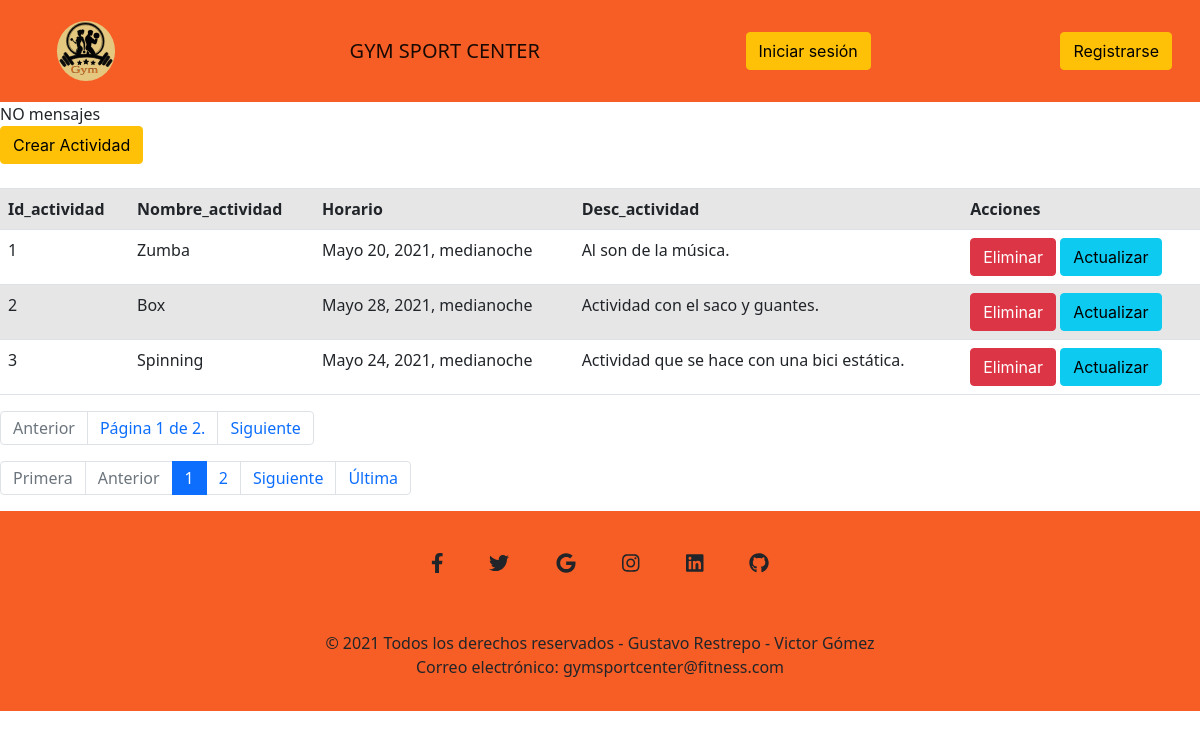
The page /actividad/ on the database its author committed.
### gimnasio/models.py (models this page shows)
class Actividad(models.Model):
    id_actividad = models.AutoField(primary_key=True)
    nombre_actividad = models.CharField(max_length=254)
    horario = models.DateTimeField(auto_now_add=False)
    desc_actividad = models.CharField(max_length=254)

### gimnasio/views.py (the view)
# urls.py: path('actividad/', views.actividad, name='actividad'),
def actividad(request):
    q = Actividad.objects.all()
    paginator = Paginator(q, 3) # Mostrar 3 compaías por página
    page_number = request.GET.get('page')
    page_obj = paginator.get_page(page_number)
    contexto = { "datos": page_obj }
    return render(request, 'gimnasio/actividad.html', contexto)

### gimnasio/templates/gimnasio/actividad.html (shortened to what this page needs)
{% extends 'gimnasio/base.html' %}
{% load static %}
{% block contenedor %}
<link href="https://cdn.jsdelivr.net/npm/bootstrap@5.0.0-beta3/dist/css/bootstrap.min.css" rel="stylesheet">
    {% if messages %}
        {% for registro in messages %}
            {{ registro }}
        {% endfor %}
    {% else %}
        NO mensajes
    {% endif %}
    <a href="{% url 'gimnasio:actividad-formulario' %}" class="btn btn-warning">Crear Actividad</a>
    <br><br>
    {% if datos %}
    <table class="table table-striped table-hover">
        <tr>
            <th>Id_actividad</th>
            <th>Nombre_actividad</th>
            <th>Horario</th>
            <th>Desc_actividad</th>
            <th>Acciones</th>
        </tr>
        {% for registro in datos %}
        <tr>
            <td>{{ registro.id_actividad }}</td>
            <td>{{ registro.nombre_actividad }}</td>
            <td>{{ registro.horario }}</td>
            <td>{{ registro.desc_actividad }}</td>
            <td>
<a onclick="eliminarActividad('{% url 'gimnasio:eliminar-actividad' registro.id_actividad %}')" href="#" class="btn btn-danger" onsubmit="return eliminarActividad();">Eliminar</a>
<a href="{% url 'gimnasio:actualizar-actividad' registro.id_actividad %}" class="btn btn-info">Actualizar</a>
            </td>
        </tr>
        {% endfor %}
    </table>
    {% else %}
    No hay datos aún.
    {% endif %}
    <ul class="pagination">
        <li class="page-item {% if not datos.has_previous %}disabled{% endif %}"><a class="page-link" href="{% if datos.has_previous %}?page={{ datos.previous_page_number }}{% endif %}">Anterior</a></li>
        <li class="page-item"><a class="page-link">Página {{ datos.number }} de {{ datos.paginator.num_pages }}.</a></li>
        <li class="page-item {% if not datos.has_next %}disabled{% endif %}"><a class="page-link" href="{% if datos.has_next %}?page={{ datos.next_page_number }}{% endif %}">Siguiente</a></li>
    </ul>
    <ul class="pagination">
        <li class="page-item {% if not datos.has_previous %}disabled{% endif %}"><a class="page-link" href="{% if datos.has_previous %}?page=1 {% endif %}">Primera</a></li>
        <li class="page-item {% if not datos.has_previous %}disabled{% endif %}"><a class="page-link" href="{% if datos.has_previous %}?page={{ datos.previous_page_number }} {% endif %}">Anterior</a></li>
        {% for i in datos.paginator.page_range %}
            {% if datos.number == i %}
            <li class="page-item active"><a class="page-link" >{{ i }}</a></li>
            {% else %}
            <li class="page-item"><a class="page-link" href="?page={{ i }}">{{ i }}</a></li>
            {% endif %}
        {% endfor %}
        <li class="page-item {% if not datos.has_next %}disabled{% endif %}"><a class="page-link" href="{% if datos.has_next %}?page={{ datos.next_page_number }} {% endif %}">Siguiente</a></li>
        <li class="page-item {% if not datos.has_next %}disabled{% endif %}"><a class="page-link" href="{% if datos.has_next %}?page={{ datos.paginator.num_pages }} {% endif %}">Última</a></li>
    </ul>
{% endblock %}

### rows shown on the page
Actividad: id_actividad "1", nombre_actividad "Zumba", horario "Mayo 20, 2021, medianoche", desc_actividad "Al son de la música."
Actividad: id_actividad "2", nombre_actividad "Box", horario "Mayo 28, 2021, medianoche", desc_actividad "Actividad con el saco y guantes."
Actividad: id_actividad "3", nombre_actividad "Spinning", horario "Mayo 24, 2021, medianoche", desc_actividad "Actividad que se hace con una bici estática."

### other values the page prints
{{ datos.number }} "1"
{{ datos.paginator.num_pages }} "2"
{{ i }} "1"
{{ i }} "2"
